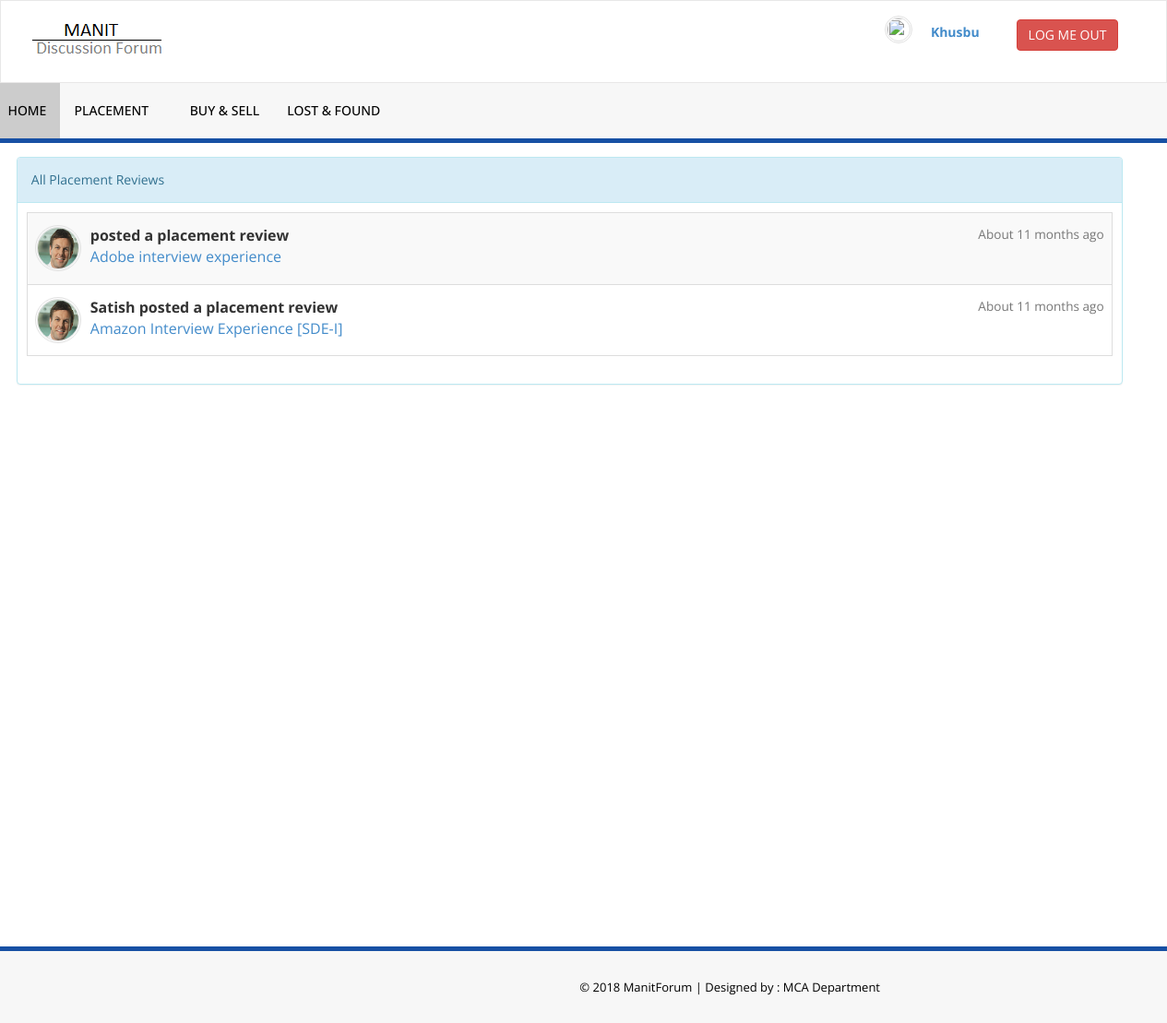
The app's page /allPlacementReview.php (signed in) with its own data.
### tables this page shows
CREATE TABLE `student` (
  `Student_ID` varchar(10) NOT NULL,
  `Student_Name` varchar(30) NOT NULL,
  `Branch_ID` varchar(10) NOT NULL,
  `DOB` date NOT NULL,
  `Mobile_No` bigint(10) NOT NULL,
  `Email_ID` varchar(30) NOT NULL,
  `Password` varchar(255) NOT NULL,
  `Semester` int(2) NOT NULL
);

CREATE TABLE `placement_review` (
  `Placement_Review_ID` int(10) NOT NULL,
  `Email` varchar(50) NOT NULL,
  `Review_Title` varchar(100) NOT NULL,
  `Description` varchar(1000) NOT NULL,
  `Date` datetime NOT NULL
);

### allPlacementReview.php (the view, shortened to what this page needs)
<?php
  include('include/connection.php');
  include 'headLinks.php';
  include 'header.php';
?>
<!DOCTYPE html>
<html xmlns="http://www.w3.org/1999/xhtml">
<body>
    <div class="content-wrapper">
        <div class="container">
			<div class="row">
				<div class="col-md-11" style="margin-left:3%;">
					<div class="panel panel-info">
					    <div class="panel-heading">
							All Placement Reviews
						</div>
						<div class="panel-body">
							<div class="col-mod-8 table-responsive">
                                <table class="table table-striped table-bordered table-hover" style="page-break-after:always;">
								    <tbody>
										<?php
										$query="SELECT * from placement_review ORDER BY Placement_Review_ID DESC";
										$result = $db->query($query);
										while($row=$result->fetch_assoc()){
											$query1="SELECT Student_Name from student WHERE Email_ID='$row[Email]'";
											$result1=$db->query($query1);
											$row1=$result1->fetch_assoc();
											$d1=date('Y-m-d H:i:s');
											$d0=$row['Date'];
											$dateStart = new DateTime($d0);
											$dateEnd   = new DateTime($d1);
											$interval = $dateStart->diff($dateEnd);
											echo "<tr>
                                            <td>
												<div class='row' style='margin-left:0px; width:100%;'>
													<div class='chat-widget-name-right' >
														<img class='media-object img-circle img-left-chat' src='assets/img/user2.png' />
													</div>
													<div class='header'>";
														$arr = explode(' ',trim($row1['Student_Name']));
														echo "<strong class='primary-font'>".$arr[0]." posted a placement review</strong>
														<small class='pull-right text-muted'>";
															echo "<span class='glyphicon glyphicon-time'></span>";
															if($interval->format('%Y')>0)
																echo " About ".$interval->format('%Y').' year ago';
															else if($interval->format('%m')>0)
																echo " About ".$interval->format('%m'). ' months ago';
														echo "</small>
													</div>";
													echo "<a href='currentPlacementReview.php?review=".$row['Placement_Review_ID']."'>
														<p>";
															echo $row['Review_Title'];
														echo "</p>
													</a>
												</div>
											</td>
											</tr>";
										}
										?>
									</tbody>
								</table>
						    </div>
					    </div>
					</div>
                </div>
			</div>
		</div>
	</div>
    <?php include('footer.php'); ?>
</body>
</html>

### header.php (shortened to what this page needs)
<div>
  <div class="navbar navbar-inverse set-radius-zero">
      <div class="container" style="width: 95%;">
          <div class="navbar-header">
              <a class="navbar-brand" href="Dashboard.php">
                  <img src="assets/img/logo.png" />
              </a>
          </div>
          <?php
                  echo "<div class='right-div'>
                  <a href='include/logout.php' class='btn btn-danger pull-right'>LOG ME OUT</a>";
                  echo "</div>";
          ?>
    <div class="right-div">
            <a href="profile.php"> <label>
            <?php
            if( isset($_SESSION['logged_in']))
            {
                  if( $_SESSION['user'] == "student")
                  {
                    $query="SELECT * from student WHERE Email_ID='$_SESSION[email]'";
      							$result=$db->query($query);
      							$row=$result->fetch_assoc();
                    $first = explode(' ',trim($row['Student_Name']));
                    echo $first[0];
                  }
                  else
                  {
                    $query="SELECT * from faculty WHERE Email_ID='$_SESSION[email]'";
                    $result=$db->query($query);
                    $row=$result->fetch_assoc();
                    $first = explode(' ',trim($row['Faculty_Name']));
                    echo $first[0];
                  }
              }
              else
              {
                header("Location: index.php");
              }
            ?>
              </label></a>
          </div>
    <div class="chat-widget-name-right" >
              <a href="profile.php">
              <?php
              $email = $_SESSION['email'];
              $sql = "SELECT * FROM profileImages WHERE email = '$email'";
              $result = mysqli_query($db,$sql);
              $row = mysqli_fetch_array($result);
              echo  '<img class="media-object img-circle2 img-right-chat"
                style="margin-top:1%;margin-bottom:30px" src="images/'.$row['image'].'"/>';
              ?>
              </a>
    </div>
      </div>
  </div>
  <section class="menu-section" >
      <div class="container" >
          <div class="row" >
              <div class="col-md-12">
                  <div class="navbar-collapse collapse">
                      <ul id="menu-top" class="nav navbar-nav navbar-left">
                          <li><a href="Dashboard.php" class="menu-top-active">HOME</a></li>
                          <li>
                              <a href="#" class="dropdown-toggle" id="ddlmenuItem" data-toggle="dropdown">PLACEMENT  <span class="glyphicon glyphicon-chevron-down"></span> </a>
                          </li>
            <li><a href="#">BUY & SELL</a></li>
                          <li><a href="lostFound.php">LOST & FOUND</a></li>
                      </ul>
                  </div>
              </div>
          </div>
      </div>
  </section>
</div>

### assets/css/style.css (style rules this page uses)
.set-radius-zero { border-radius:0px; -moz-border-radius:0px; -webkit-border-radius:0px; }
.content-wrapper { margin-top: 15px; min-height:800px; padding-bottom:90px; }
.right-div { float: right; padding: 20px; }
#menu-top a { color:#000; text-decoration:none; font-weight:500; padding: 20px 15px 20px 15px; text-transform:uppercase; }
.menu-section { background-color: #f7f7f7; border-bottom:5px solid #1750A4; width:100% }
.menu-top-active { background-color:#cccccc; }
.navbar-inverse { background-color: #FFF; border-color: rgba(155, 153, 153, 0.23); }
.navbar { min-height: 90px; margin-bottom: 0px; }
.img-left-chat { border:3px double #e1e1e1; float:left; margin-right:10px; }
.img-right-chat { border:3px double #e1e1e1; float:right; margin-left:10px; }
.chat-widget-name-right { color: #808080; margin-top: 5px; margin-right: 60px; text-align:right; margin-bottom: 5px; }

### records on screen
student: Student_Name "Khusbu"
placement_review: Date "11", Review_Title "Adobe interview experience"
placement_review: student.Student_Name "Satish", Date "11", Review_Title "Amazon Interview Experience [SDE-I]"
